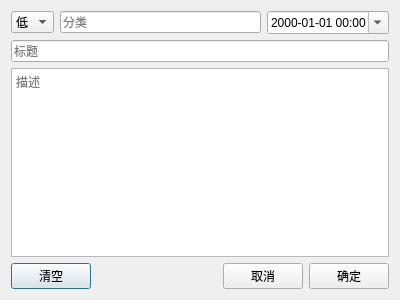
<?xml version="1.0" encoding="UTF-8"?>
<ui version="4.0">
 <class>TaskCreateDialog</class>
 <widget class="QDialog" name="TaskCreateDialog">
  <property name="geometry">
   <rect>
    <x>0</x>
    <y>0</y>
    <width>400</width>
    <height>300</height>
   </rect>
  </property>
  <property name="windowTitle">
   <string>创建待办事项</string>
  </property>
  <layout class="QVBoxLayout" name="verticalLayout">
   <item>
    <layout class="QHBoxLayout" name="horizontalLayout">
     <item>
      <widget class="QComboBox" name="priorityInput">
       <item>
        <property name="text">
         <string>低</string>
        </property>
       </item>
       <item>
        <property name="text">
         <string>中</string>
        </property>
       </item>
       <item>
        <property name="text">
         <string>高</string>
        </property>
       </item>
      </widget>
     </item>
     <item>
      <widget class="QLineEdit" name="categoryInput">
       <property name="placeholderText">
        <string>分类</string>
       </property>
      </widget>
     </item>
     <item>
      <widget class="QDateTimeEdit" name="deadlineInput">
       <property name="displayFormat">
        <string>yyyy-MM-dd HH:mm</string>
       </property>
       <property name="calendarPopup">
        <bool>true</bool>
       </property>
      </widget>
     </item>
    </layout>
   </item>
   <item>
    <widget class="QLineEdit" name="titleInput">
     <property name="placeholderText">
      <string>标题</string>
     </property>
    </widget>
   </item>
   <item>
    <widget class="QTextEdit" name="descriptionInput">
     <property name="placeholderText">
      <string>描述</string>
     </property>
    </widget>
   </item>
   <item>
    <layout class="QHBoxLayout" name="buttonLayout">
     <item>
      <widget class="QPushButton" name="clearButton">
       <property name="text">
        <string>清空</string>
       </property>
      </widget>
     </item>
     <item>
      <spacer name="horizontalSpacer">
       <property name="orientation">
        <enum>Qt::Orientation::Horizontal</enum>
       </property>
       <property name="sizeHint" stdset="0">
        <size>
         <width>40</width>
         <height>20</height>
        </size>
       </property>
      </spacer>
     </item>
     <item>
      <widget class="QPushButton" name="cancelButton">
       <property name="text">
        <string>取消</string>
       </property>
      </widget>
     </item>
     <item>
      <widget class="QPushButton" name="okButton">
       <property name="text">
        <string>确定</string>
       </property>
      </widget>
     </item>
    </layout>
   </item>
  </layout>
 </widget>
 <resources/>
 <connections/>
</ui>
